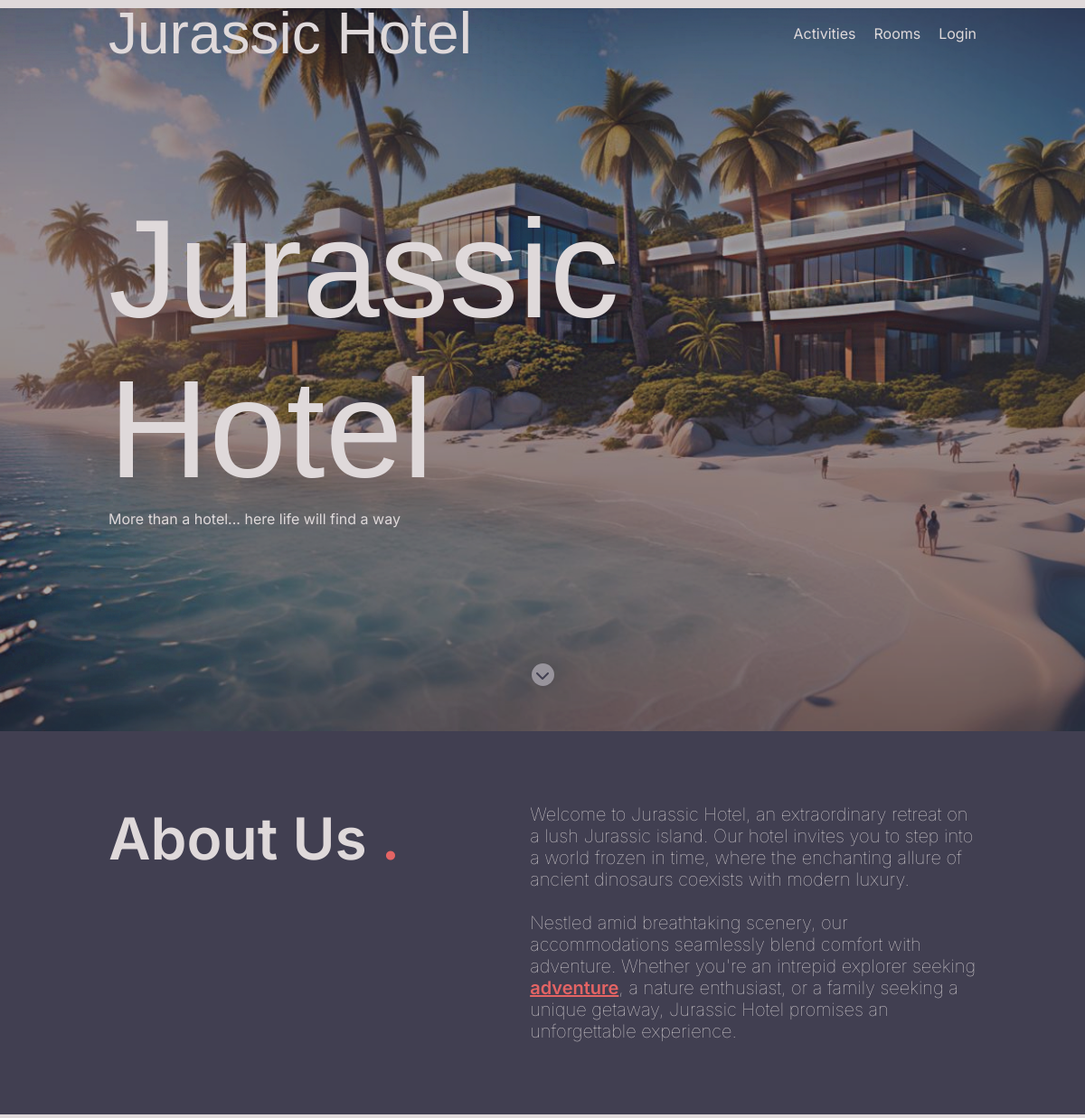
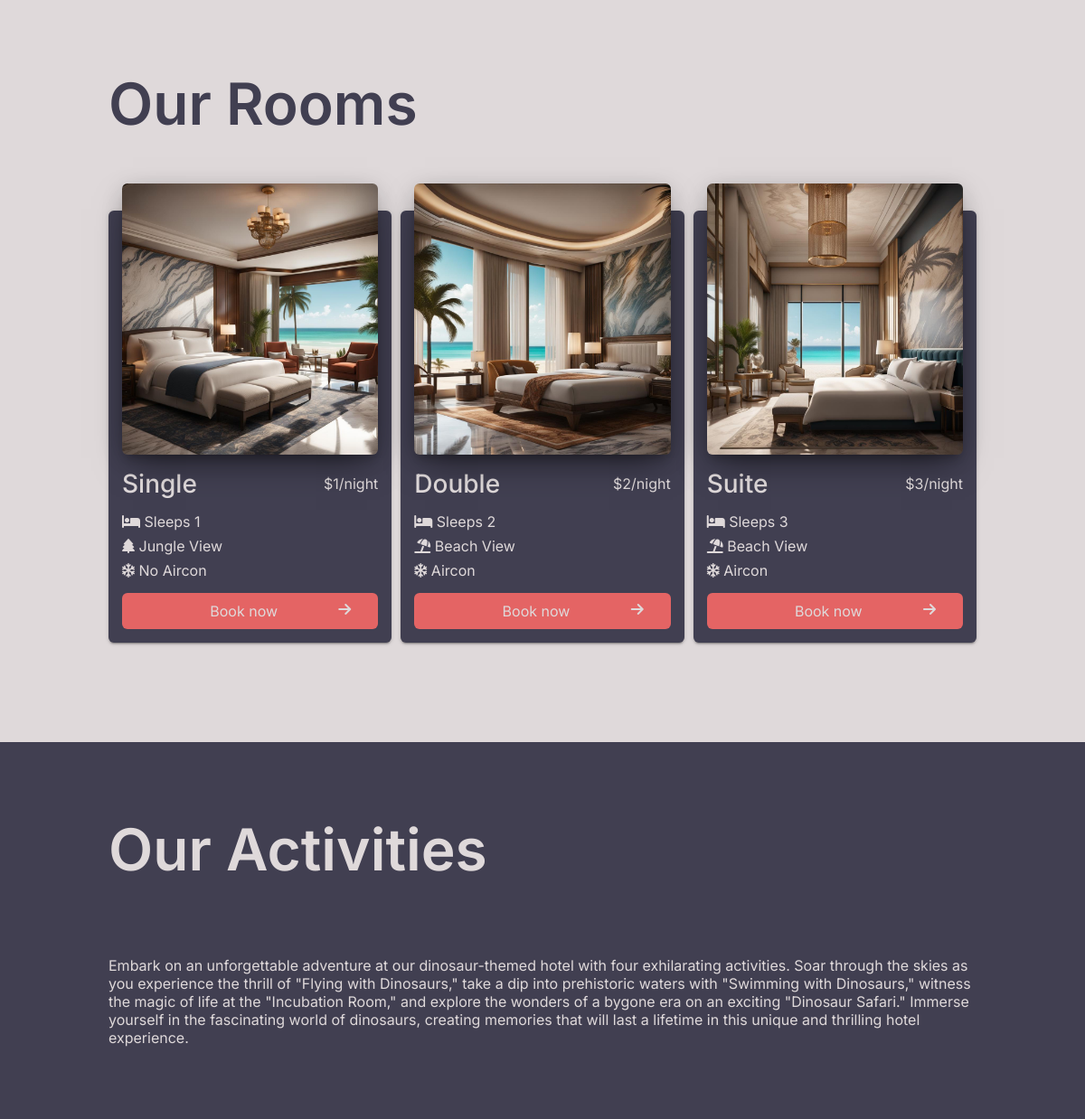
The page / on the database its author committed (2 pictures, top to bottom).
### tables this page shows
CREATE TABLE rooms (id integer primary key AUTOINCREMENT, category varchar, price_per_night float, image1 varchar, image2 varchar, image3 varchar, sleeps integer, view varchar, aircon BOOLEAN);

### hotelFunctions.php (called while the page is built, shortened)
<?php
function connect(string $dbName): object
{
    $dbPath = __DIR__ . '/' . $dbName;
    $db = "sqlite:$dbPath";
    try {
        $db = new PDO($db);
        $db->setAttribute(PDO::ATTR_ERRMODE, PDO::ERRMODE_EXCEPTION);
        $db->setAttribute(PDO::ATTR_DEFAULT_FETCH_MODE, PDO::FETCH_ASSOC);
    } catch (PDOException $e) {
        echo "Failed to connect to the database";
        throw $e;
    }
    return $db;
}
function getAllRooms(): array
{
    $dbName = "hotel.db";
    $db = connect($dbName);
    $query = $db->prepare('SELECT * FROM rooms');
    $query->execute();
    $rooms = $query->fetchAll(PDO::FETCH_ASSOC);
    return $rooms;
}

### index.php (the view, shortened to what this page needs)
<?php
require __DIR__ . "/header.php";
require __DIR__ . "/hotelFunctions.php";
$rooms = getAllRooms();
?>
<div class="index-header-image" style="background-image: url('images/index-header.jpg');">
    <div class="before"></div>
    <div class="header-text-container">
        <div class="header-title">Jurassic Hotel</div>
        <div class="header-subtitle">More than a hotel... here life will find a way</div>
    </div>
    <div class="chevron-container"><i class="fa-solid fa-chevron-down"></i></div>
</div>
<div class="dark-background">
    <div class="container">
        <div class="about-us-container">
            <div class="about-us">About Us <span class="coral-text">.</span></div>
            <div class="about-us-text">Welcome to Jurassic Hotel, an extraordinary retreat on a lush Jurassic island. Our hotel invites you to step into a world frozen in time, where the enchanting allure of ancient dinosaurs coexists with modern luxury.<br /><br /> Nestled amid breathtaking scenery, our accommodations seamlessly blend comfort with adventure. Whether you're an intrepid explorer seeking <a href="#" class="coral-text">adventure</a>, a nature enthusiast, or a family seeking a unique getaway, Jurassic Hotel promises an unforgettable experience.</div>
        </div>
    </div>
</div>
<div class="container light-background">
    <div class="room-container">
        <div class="container-title">Our Rooms</div>
        <div class="card-container">
            <?php foreach ($rooms as $room) : ?>
                <div class="room-card">
                    <div class="image-container">
                        <div class="room-image" style="background-image:url(<?= $room["image1"] ?>); background-position: center;
    background-size: cover;
"> </div>
                    </div>
                    <div class="card-room-info">
                        <div class="info-head">
                            <div class="room-title"><?= $room["category"] ?></div>
                            <div class="price">$<?= $room["price_per_night"] ?>/night</div>
                        </div>
                        <div class="info-more">
                            <div class="features">
                                <div class="beds"><i class="fa-solid fa-bed"></i> Sleeps <?= $room["sleeps"] ?></div>
                                <div class="view">
                                    <?php if ($room["view"] == "Jungle") : ?>
                                        <i class="fa-solid fa-tree"></i> Jungle View
                                    <?php else : ?>
                                        <i class="fa-solid fa-umbrella-beach"></i> Beach View
                                    <?php endif; ?>
                                </div>
                                <div class="aircon">
                                    <?php if ($room["aircon"]) : ?>
                                        <i class="fa-regular fa-snowflake"></i> Aircon
                                    <?php else : ?>
                                        <i class="fa-regular fa-snowflake"></i> No Aircon
                                    <?php endif; ?>
                                </div>
                            </div>
                            <div class="button-div">
                                <a href="/room.php?room=<?= $room["id"] ?>" class="button">
                                    <span class="button-text">Book now </span><i class="fa-solid fa-arrow-right"></i>
                                </a>
                            </div>
                        </div>
                    </div>
                </div>
            <?php endforeach; ?>
        </div>
    </div>
</div>
<div class="dark-background">
    <div class="container">
        <div class="activities-container">
            <div class="container-title">Our Activities</div>
            <div class="activities-description">Embark on an unforgettable adventure at our dinosaur-themed hotel with four exhilarating activities. Soar through the skies as you experience the thrill of "Flying with Dinosaurs," take a dip into prehistoric waters with "Swimming with Dinosaurs," witness the magic of life at the "Incubation Room," and explore the wonders of a bygone era on an exciting "Dinosaur Safari." Immerse yourself in the fascinating world of dinosaurs, creating memories that will last a lifetime in this unique and thrilling hotel experience.</div>
        </div>
    </div>
</div>
</body>
</html>

### header.php (shortened to what this page needs)
<!DOCTYPE html>
<html lang="en">
<head>
    <link rel="stylesheet" href="style.css">
    <link rel="stylesheet" type="text/css" href="https://cdn.jsdelivr.net/npm/daterangepicker/daterangepicker.css" />
    <link rel="stylesheet" href="https://cdnjs.cloudflare.com/ajax/libs/font-awesome/6.5.1/css/all.min.css" />
    <link href="https://fonts.cdnfonts.com/css/jurassic-park" rel="stylesheet">
</head>
<body>
    <?php
    require __DIR__ . '/navigation.php';
    ?>

### navigation.php
<div class="nav">
    <div class="logo">Jurassic Hotel</div>
    <div class="options">
        <div class="activities">Activities</div>
        <div class="rooms">Rooms</div>
        <div class="login">Login</div>
    </div>
</div>

### style.css (style rules this page uses)
:root { --pearl: #dfd9da; --ocean: #3d4f61; --sand: #c4b2a7; --coconut: #5f5052; --gun-powder: #413f51; --coral: #e46464; --line_color: #e46464; }
* { box-sizing: border-box; margin: 0; padding: 0; }
body { padding: 0px; margin: 0px; font-family: 'Inter', sans-serif; background: var(--pearl); }
.container { margin: 0 auto; width: 80%; }
.nav { display: flex; justify-content: space-between; width: 80%; margin: 0 auto; position: sticky; z-index: 2; color: var(--pearl); }
.logo { font-family: 'Jurassic Park', sans-serif; font-size: 64px; }
.options { display: flex; justify-content: space-around; gap: 20px; align-items: center; }
.dark-background { background-color: var(--gun-powder); color: var(--pearl); }
.light-background { background-color: var(--pearl); color: var(--gun-powder); }
.index-header-image { height: 100vh; background-size: cover; background-position: center; position: relative; margin-top: -65px; }
.header-title { font-family: 'Jurassic Park', sans-serif; font-size: 154px; }
.header-text-container { color: var(--pearl); height: calc(100% - 25px); display: flex; flex-direction: column; justify-content: center; width: 80%; margin: -50px auto; z-index: 2; position: relative; }
.container-title { font-size: 64px; font-weight: 600; padding-bottom: 80px; }
.before { background-color: var(--gun-powder); position: absolute; z-index: 1; width: 100%; height: 100%; display: block; left: 0; top: 0; content: ''; opacity: 0.45; }
.chevron-container { width: 25px; height: 25px; margin: 0 auto; background: var(--pearl); border-radius: 50%; color: var(--gun-powder); padding: 5p; display: flex; justify-content: center; align-items: center; z-index: 2; }
.room-container, .about-us-container, .activities-container { padding: 80px 0px; }
.card-container { display: flex; gap: 10px; justify-content: space-evenly; }
.room-card { display: inline-block; position: relative; width: 100%; margin-bottom: 30px; border-radius: 6px; color: rgba(0, 0, 0, 0.87); background: var(--gun-powder); color: var(--pearl); box-shadow: 0 2px 2px 0 rgba(0, 0, 0, 0.14), 0 3px 1px -2px rgba(0, 0, 0, 0.2), 0 1px 5px 0 rgba(0, 0, 0, 0.12); }
.image-container { height: 300px; overflow: hidden; position: relative; margin-left: 15px; margin-right: 15px; margin-top: -30px; border-radius: 6px; box-shadow: 0 16px 38px -12px rgba(0, 0, 0, 0.56), 0 4px 25px 0px rgba(0, 0, 0, 0.12), 0 8px 10px -5px rgba(0, 0, 0, 0.2); background-position: center; background-size: cover; }
.room-image { height: 100%; width: 100%; transition: transform 0.3s ease-in-out; }
.card-room-info { margin: 15px; display: flex; flex-direction: column; gap: 15px; }
.info-head { display: flex; justify-content: space-between; align-items: center; }
.room-title { font-weight: 500; font-size: 28px; }
.about-us-container { display: flex; gap: 15%; }
.about-us { font-size: 64px; font-weight: 600; text-wrap: nowrap; }
.coral-text { color: var(--coral); font-weight: 600; }
.about-us-text { font-weight: 100; font-size: 20px; }
.info-more { display: flex; flex-direction: column; gap: 15px; }
.features { display: flex; flex-direction: column; gap: 7px; }
.button { position: relative; background: var(--coral); display: flex; padding: 10px 30px; text-decoration: none; color: var(--pearl); transition: all 0.3s ease; border-radius: 6px; }
.button-text { display: flex; justify-content: center; align-items: center; width: 100%; height: 100%; }

### rows shown on the page
rooms: image1 (picture), category "Single", price_per_night "1", sleeps "1", view "Jungle" (drawn), aircon "No Aircon"
rooms: image1 (picture), category "Double", price_per_night "2", sleeps "2", view "Beach" (drawn), aircon "Aircon"
rooms: image1 (picture), category "Suite", price_per_night "3", sleeps "3", view "Beach" (drawn), aircon "Aircon"
